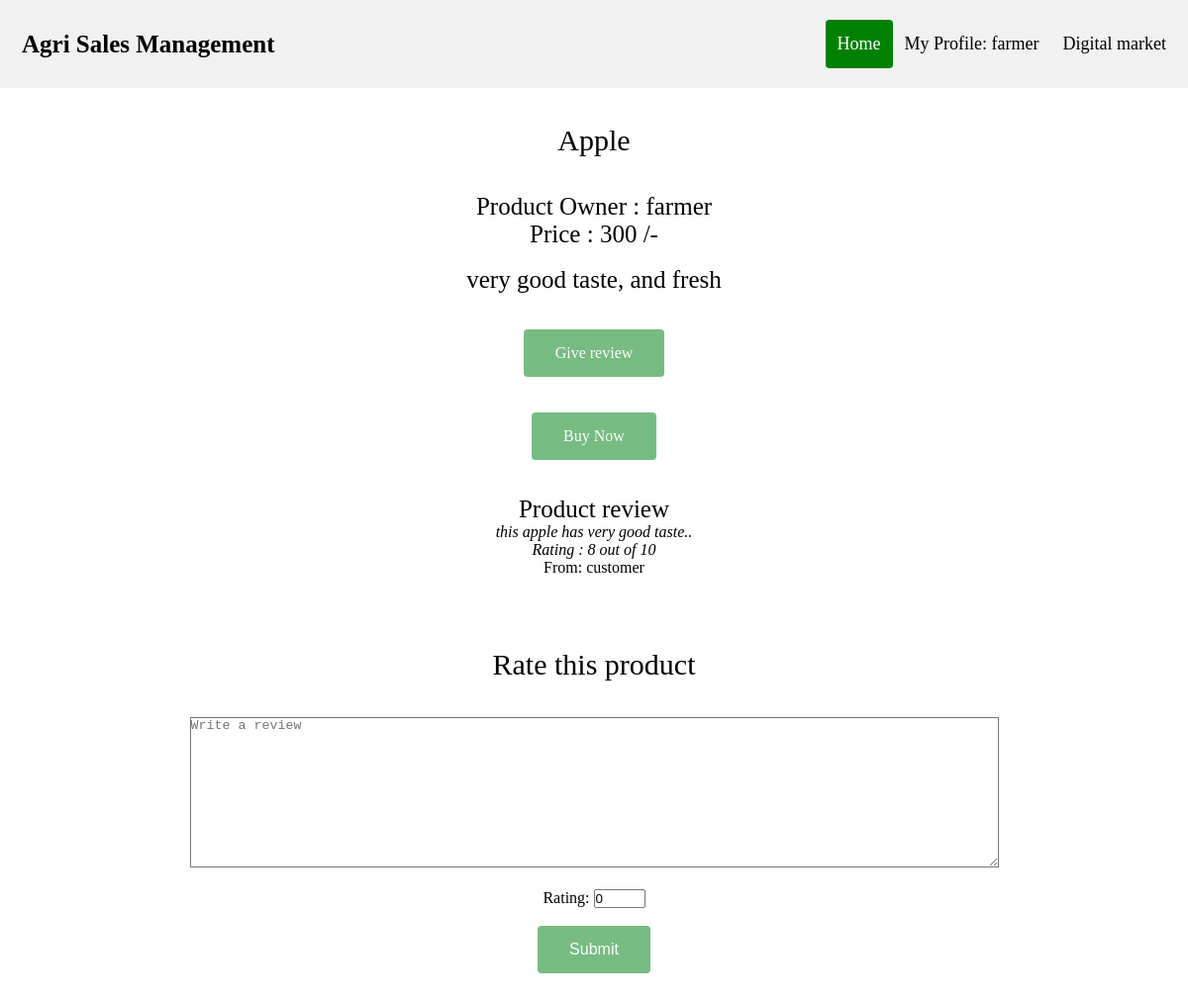
The page /review.php?pid=42 (signed in) on the database its author committed.
### tables this page shows
CREATE TABLE `fproduct` (
  `fid` int(255) NOT NULL,
  `pid` int(255) NOT NULL,
  `product` varchar(255) NOT NULL,
  `pcat` varchar(255) NOT NULL,
  `pinfo` varchar(255) NOT NULL,
  `price` float NOT NULL
);

CREATE TABLE `farmer` (
  `fid` int(255) NOT NULL,
  `fname` varchar(255) NOT NULL,
  `fusername` varchar(255) NOT NULL,
  `fpassword` varchar(255) NOT NULL,
  `fhash` varchar(255) NOT NULL,
  `femail` varchar(255) NOT NULL,
  `fmobile` varchar(255) NOT NULL,
  `faddress` text NOT NULL
);

CREATE TABLE `review` (
  `pid` int(255) NOT NULL,
  `name` varchar(255) NOT NULL,
  `rating` int(5) DEFAULT NULL,
  `comment` text DEFAULT NULL
);

### review.php (the view, shortened to what this page needs)
<?php
	require 'db.php';
	$pid = $_GET['pid'];
?>
<!DOCTYPE html>
<html>
<head>
		<link rel="stylesheet" href="css/style1.css">
</head>
<body>
				<?php
					require 'menu.php';
					$sql="SELECT * FROM fproduct WHERE pid = '$pid'";
					$result = mysqli_query($conn, $sql);
					$row = mysqli_fetch_assoc($result);
					$fid = $row['fid'];
					$sql = "SELECT * FROM farmer WHERE fid = '$fid'";
					$result = mysqli_query($conn, $sql);
					$frow = mysqli_fetch_assoc($result);
					?>
				<section id="main">
						<div class="container">
							<div class="row">
								<center>
								<div>
									<br><br>
									<b><p style="font: 30px Times new roman;"><?= $row['product']; ?></p></b>
									<br><br>
									<p style="font: 25px Times new roman;">Product Owner : <?= $frow['fname']; ?></p>
									<p style="font: 25px Times new roman;">Price : <?= $row['price'].' /-'; ?></p>
								</div>
								</center>
							</div>
							<br>
							<center>
							<div class="row">
								<div style="font: 25px Times new roman;">
									<?= $row['pinfo']; ?>
								</div>
							</div>
							</center>
						</div>
						<br><br>
						<div class="12u$">
                            <center>
                                <div class="row uniform">
                                    <div>
										<a href="#review" class="buttonfit" style="text-decoration: none;">Give review</a>
										<br><br><br>
                                        <a href="buyNow.php?pid=<?= $pid; ?>" class="buttonfit" style="text-decoration: none;">Buy Now</a>
                                    </div>
                                </div>
                            </center>
                        </div>
					<div class="container">
					<center>
					<br><br>
					<b><p style="font: 25px Times new roman;">Product review</p></b>
					<div class="row">
						<?php
							$sql = "SELECT * FROM review WHERE pid='$pid'";
							$result = mysqli_query($conn, $sql);
						?>
						<div>
							<?php
								if($result) :
									while($row1 = $result->fetch_array()) :
							?>
							<div class="con">
								<div class="row">
									<div class="col-sm-4">
										<em style="color: black;"><?= $row1['comment']; ?></em>
									</div>
									<div class="col-sm-4">
										<em style="color: black;"><?php echo "Rating : ".$row1['rating'].' out of 10';?></em>
									</div>
								</div>
								<span class="time-right" style="color: black;"><?php echo "From: ".$row1['name']; ?></span>
								<br /><br />
							</div>
							<?php endwhile; endif;?>
						</div>
					</div>
					</center>
				</section>
					<section class="review" id="review">
					<div class="container">
						<center>
						<b><p style="font: 30px Times new roman; align: left;">Rate this product</p></b>
						<br><br>
						<form method="POST" action="reviewInput.php?pid=<?= $pid; ?>">
							<div class="row">
								<div class="col-sm-7">
									<textarea style="background-color:white;color: black;" rows="10" cols="100" name="comment" placeholder="Write a review"></textarea>
								</div>
								<div class="col-sm-5">
									<br >
									Rating: <input type="number" min="0" max="10" name="rating" value="0"/>
								</div>
							</div>
								<br>
									<input class="buttonfit" type="submit">
								<br><br><br><br>
						</form>
						</center>
					</div>
					</section>
</body>
</html>

### css/style1.css (style rules this page uses)
* { margin: 0; padding: 0; box-sizing: border-box; }
.buttonfit { background-color:rgba(31, 145, 50, 0.61); border-radius: 4px; border: 0px; color: white; padding: 15px 32px; text-align: center; text-decoration: none; display: inline-block; font-size: 16px; }

### rows shown on the page
fproduct: product "Apple", price "300", pinfo "very good taste, and fresh"
farmer: fname "farmer"
review: comment "this apple has very good taste..", rating "8", name "customer"

### other values the page prints
$loginProfile "My Profile: farmer"
